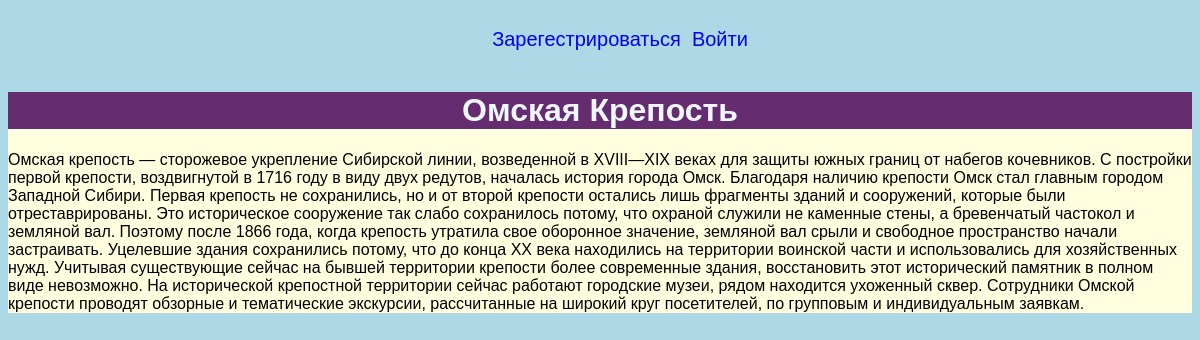
Page /full_info/2/ on the committed database.
### full_info/models.py (models this page shows, shortened)
class Full_info(models.Model):
    title = models.CharField(max_length=100)
    description = models.TextField()

### full_info/views.py (the view)
# urls.py: path('<int:info_id>/', views.detail, name='detail'),
def detail(request, info_id):
    info = get_object_or_404(Full_info, pk=info_id)
    return render(request, 'full_info/detail.html', {'info': info})

### full_info/templates/full_info/detail.html
{%extends 'info/base.html'%}
{%load static%}
{%block content%}
<div class="detail">
<h1>{{info.title}}</h1>
    <div>{{info.description}}</div>
</div>
{%endblock%}

### info/static/css/style.css (style rules this page uses)
body { font-family: Verdana, Geneva, Tahoma, sans-serif; background: lightblue; }
h1 { text-align: center; color: purple; }
.detail { background: lightyellow; }
.detail h1 { background: rgb(101, 44, 112); color: aliceblue; }

### rows in the picture
Full_info: title "Омская Крепость", description "Омская крепость — сторожевое укрепление Сибирской линии, возведенной в XVIII—XIX веках для защиты южных границ от набегов кочевников. С постройки первой крепости, воздвигнутой в 1716 году в виду двух редутов, началась история города Омск. Благодаря наличию крепости Омск стал главным городом Западной Сибири. Первая крепость не сохранились, но и от второй крепости остались лишь фрагменты зданий и сооружений, которые были отреставрированы. Это историческое сооружение так слабо сохранилось потому, что охраной служили не каменные стены, а бревенчатый частокол и земляной вал. Поэтому после 1866 года, когда крепость утратила свое оборонное значение, земляной вал срыли и свободное пространство…"
